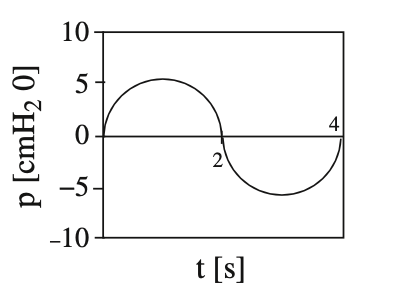
#> input picture test_images/normal_pressure.png, 416 x 294 px, found by its file name
$ jupyter execute extract_pressure.ipynb
#> lines starting #> are read from the running program, lines starting #| are printed output that depends on the picture; after the words box and inside, x2 and y2 are one past the last pixel; in counts of white or black regions, pixels touching at a corner belong together; long printed decimals are rounded
[cell 1]
# Import libraries and modules
import cv2
import numpy as np
import pandas as pd
import matplotlib.pyplot as plt

[cell 2]
# Load the image
image_path = r"..\test_images\normal_pressure.png"
image = cv2.imread(image_path, cv2.IMREAD_GRAYSCALE)
#> image: shape (294, 416); min 19, max 255, mean 245.9

[cell 3]
# Invert colors if needed (to make the curve stand out)
_, thresh = cv2.threshold(image, 200, 255, cv2.THRESH_BINARY_INV)
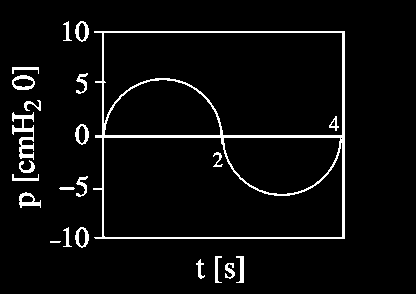
#> thresh: shape (294, 416); 4.9% white; 23 white regions, largest, box (x1, y1, x2, y2) and area: (93, 31, 345, 239) 3588, (12, 112, 34, 160) 433, (12, 75, 35, 90) 165

[cell 4]
# Edge detection (Canny)
edges = cv2.Canny(thresh, 50, 150)
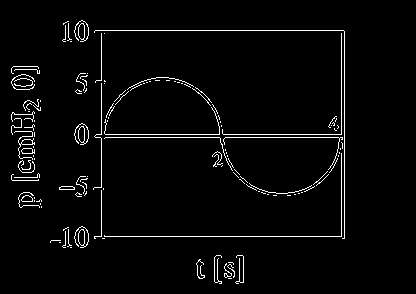
#> edges: shape (294, 416); 3.1% white in thin lines or dots, all inside (x1, y1, x2, y2) = (11, 20, 345, 284)

[cell 5]
# Apply thresholding to highlight the waveform
_, binary = cv2.threshold(image, 200, 255, cv2.THRESH_BINARY_INV)

[cell 6]
# Automatically determine Canny thresholds
median_intensity = np.median(binary)
#> median_intensity = 0
low_threshold = int(max(0, 0.66 * median_intensity))  # Lower threshold
#> low_threshold = 0
high_threshold = int(min(255, 1.33 * median_intensity))  # Higher threshold
#> high_threshold = 0

[cell 7]
# Apply edge detection (Canny) with dynamic thresholds
edges = cv2.Canny(binary, low_threshold, high_threshold)

[cell 8]
# Show the edge-detected image for reference
plt.figure(figsize=(8, 5))
plt.imshow(binary, cmap="gray")
plt.title(f"Canny Edge Detection (Low: {low_threshold}, High: {high_threshold})")
plt.axis("off")
plt.show()

* The code works fine up to this point. The edges are found correctly. You need to optimise the process of obtaining pixels from detected edges (code below)

---

[cell 9]
# Find contours of the waveform
contours, _ = cv2.findContours(edges, cv2.RETR_EXTERNAL, cv2.CHAIN_APPROX_SIMPLE)
#> contours = 135 contours, 128 with area under 20; largest, box (x1, y1, x2, y2) and area: (74, 226, 89, 248) 88, (74, 123, 89, 145) 88, (74, 20, 89, 42) 88, (14, 131, 35, 160) 54, (21, 195, 33, 202) 54, (21, 148, 35, 154) 53, (59, 186, 75, 190) 42

[cell 10]
# Ensure the largest contour is the waveform (ignore small objects)
contours = sorted(contours, key=cv2.contourArea, reverse=True)
largest_contour = contours[0]  # Pick the biggest detected shape
#> largest_contour = contour of 71 points, box (x1, y1, x2, y2) (74, 226, 89, 248), area 88

[cell 11]
# Convert contour to array of points
x_pixels = largest_contour[:, 0, 0]  # Horizontal (time axis)
#> x_pixels = 71 values, max 88 at index 33, min 74 at index 7, mean 81.23
y_pixels = largest_contour[:, 0, 1]  # Vertical (pressure axis)
#> y_pixels = 71 values, max 247 at index 57, min 226 at index 0, mean 236.4

[cell 12]
# Ensure x_pixels are strictly increasing (avoid disorder in time values)
sorted_indices = np.argsort(x_pixels)
#> sorted_indices = 71 values, max 70 at index 35, min 0 at index 31, mean 35
x_pixels = x_pixels[sorted_indices]
#> x_pixels = 71 values from 74 to 88
y_pixels = y_pixels[sorted_indices]
#> y_pixels = 71 values, max 247 at index 30, min 226 at index 31, mean 236.4

[cell 13]
# Remove duplicate x values to ensure smooth plotting
unique_x, unique_indices = np.unique(x_pixels, return_index=True)
#> unique_x = [74, 75, 76, 78, 79, 80, 81, 82, 83, 84, 85, 86, 87, 88]; unique_indices = [0, 4, 12, 16, 22, 28, 31, 35, 37, 46, 53, 55, 59, 67]
x_pixels = unique_x
#> x_pixels has the same summary as unique_x
y_pixels = y_pixels[unique_indices]
#> y_pixels = [236, 235, 230, 246, 227, 227, 226, 226, 245, 246, 246, 229, 230, 241]

[cell 14]
# Define known axis values from the image (based on labels)
x_min, x_max = 0, 4  # Time range in seconds
y_min, y_max = -10, 10  # Pressure range in cmH2O

[cell 15]
# Function to normalize pixel coordinates to real-world values
def normalize(value, min_pixel, max_pixel, min_real, max_real):
    return min_real + (value - min_pixel) / (max_pixel - min_pixel) * (max_real - min_real)

[cell 16]
# Scale x and y values correctly
x_scaled = normalize(x_pixels, np.min(x_pixels), np.max(x_pixels), x_min, x_max)
#> x_scaled = [0, 0.286, 0.571, 1.14, 1.43, 1.71, 2, 2.29, 2.57, 2.86, 3.14, 3.43, 3.71, 4]
y_scaled = normalize(y_pixels, np.max(y_pixels), np.min(y_pixels), y_min, y_max)  # Flip y-axis correctly
#> y_scaled = [0, 1, 6, -10, 9, 9, 10, 10, -9, -10, -10, 7, 6, -5]

[cell 17]
# Create a DataFrame with extracted values
data = pd.DataFrame({'Time (s)': x_scaled, 'Pressure (cmH2O)': y_scaled})
#> data = table of 14 rows and 2 columns
# Display the first few rows
print(data.head())
#|    Time (s)  Pressure (cmH2O)
#| 0  0               0.0
#| 1  0.2857               1.0
#| 2  0.5714               6.0
#| 3  1.143             -10.0
#| 4  1.429               9.0

[cell 18]
# Plot the extracted waveform
plt.figure(figsize=(8, 5))
plt.plot(data["Time (s)"], data["Pressure (cmH2O)"], marker="o", linestyle="-", color="b")
plt.xlabel("Time (s)")
plt.ylabel("Pressure (cmH2O)")
plt.title("Extracted Normal Pressure Waveform")
plt.grid(True)
plt.show()
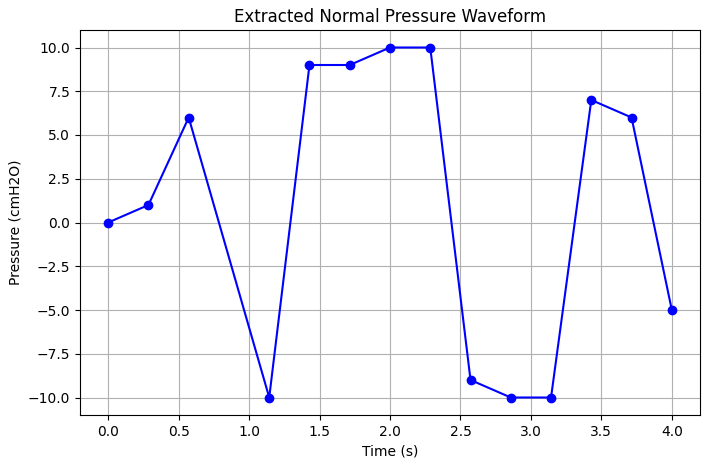
#> figure drawn by matplotlib, 1 panel; curve peaks at x = 2, y = 10

$ run again, with test_images/cough_pressure.png copied over test_images/normal_pressure.png
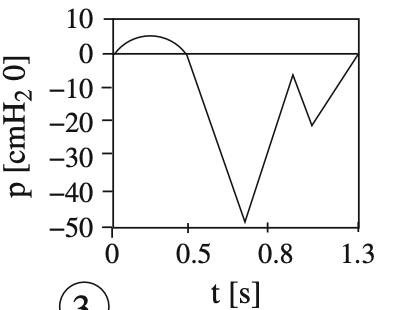
#> input picture test_images/cough_pressure.png, 416 x 310 px, found by its file name
#> `_, thresh = cv2.threshold(image, 200, 255, cv2.THRESH_BINARY_INV)`:
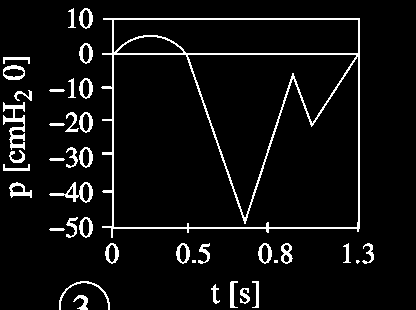
#> thresh: shape (310, 416); 6.3% white in thin lines or dots, all inside (x1, y1, x2, y2) = (3, 8, 374, 310)
#> edges: shape (310, 416); 3.9% white in thin lines or dots, all inside (x1, y1, x2, y2) = (2, 7, 374, 310)
#> median_intensity = 0
#> contours = 292 contours, 274 with area under 20; largest, box (x1, y1, x2, y2) and area: (4, 68, 24, 77) 113, (65, 111, 93, 133) 90, (70, 181, 93, 203) 89, (257, 242, 272, 264) 88, (175, 242, 190, 264) 88
#> largest_contour = contour of 21 points, box (x1, y1, x2, y2) (4, 68, 24, 77), area 113
#> `x_pixels = largest_contour[:, 0, 0]`: x_pixels = 21 values, max 23 at index 13, min 4 at index 5, mean 13.9
#> `y_pixels = largest_contour[:, 0, 1]`: y_pixels = 21 values, max 76 at index 9, min 68 at index 0, mean 71.62
#> sorted_indices = 21 values, max 20 at index 12, min 0 at index 7, mean 10
#> `x_pixels = x_pixels[sorted_indices]`: x_pixels = 21 values from 4 to 23
#> `y_pixels = y_pixels[sorted_indices]`: y_pixels = 21 values, max 76 at index 9, min 68 at index 7, mean 71.62
#> unique_x = [4, 5, 6, 7, 10, 11, 12, 15, 16, 17, 20, 21, 22, 23]; unique_indices = [0, 2, 3, 5, 6, 7, 9, 10, 11, 13, 14, 15, 17, 19]
#> `x_pixels = unique_x`: x_pixels has the same summary as unique_x
#> `y_pixels = y_pixels[unique_indices]`: y_pixels = [73, 70, 70, 69, 69, 68, 76, 76, 75, 69, 69, 75, 70, 73]
#> x_scaled = [0, 0.211, 0.421, 0.632, 1.26, 1.47, 1.68, 2.32, 2.53, 2.74, 3.37, 3.58, 3.79, 4]
#> y_scaled = [-2.5, 5, 5, 7.5, 7.5, 10, -10, -10, -7.5, 7.5, 7.5, -7.5, 5, -2.5]
#> data = table of 14 rows and 2 columns
#|    Time (s)  Pressure (cmH2O)
#| 0  0              -2.5
#| 1  0.2105               5.0
#| 2  0.4211               5.0
#| 3  0.6316               7.5
#| 4  1.263               7.5
#> `plt.show()`:
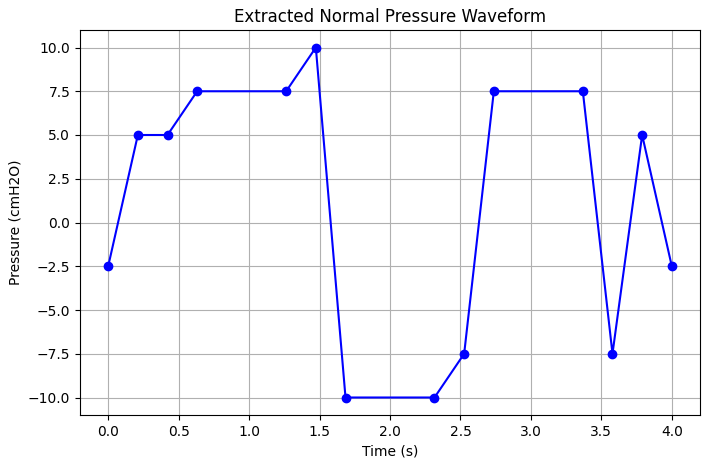
#> figure drawn by matplotlib, 1 panel; curve peaks at x = 1.47, y = 10
